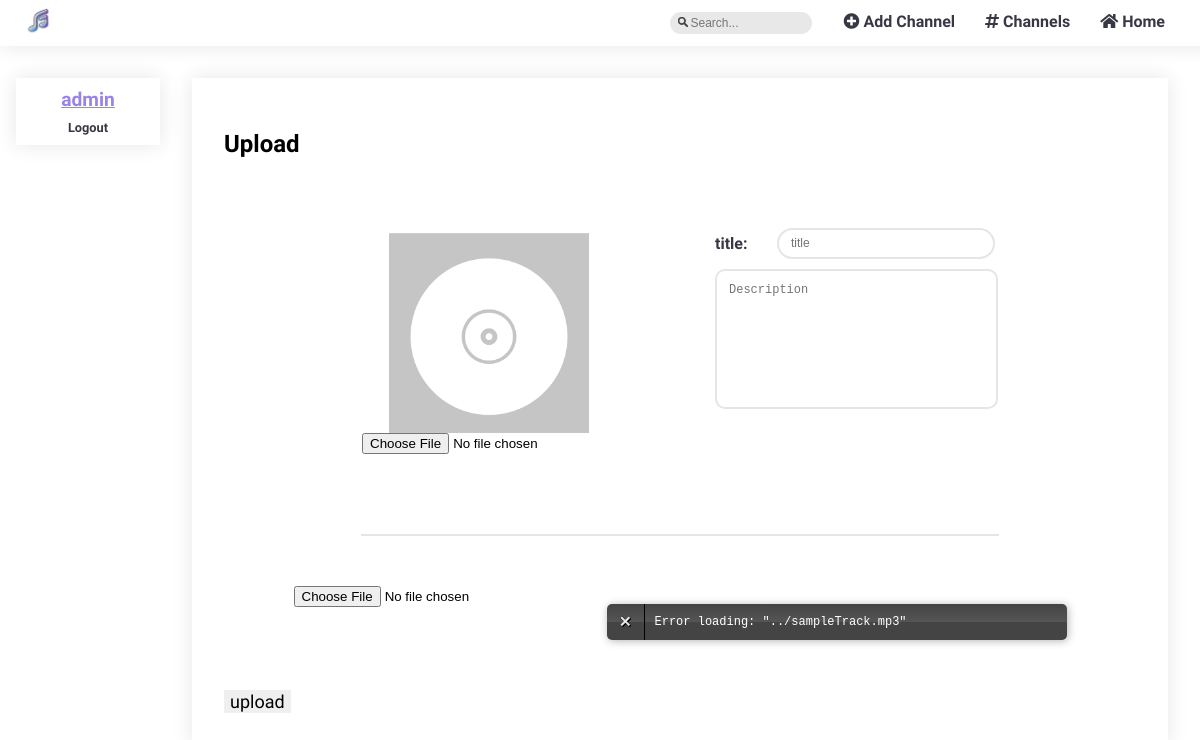
/pages/upload.php?user=admin (signed in), run on an earlier commit of the app's database.
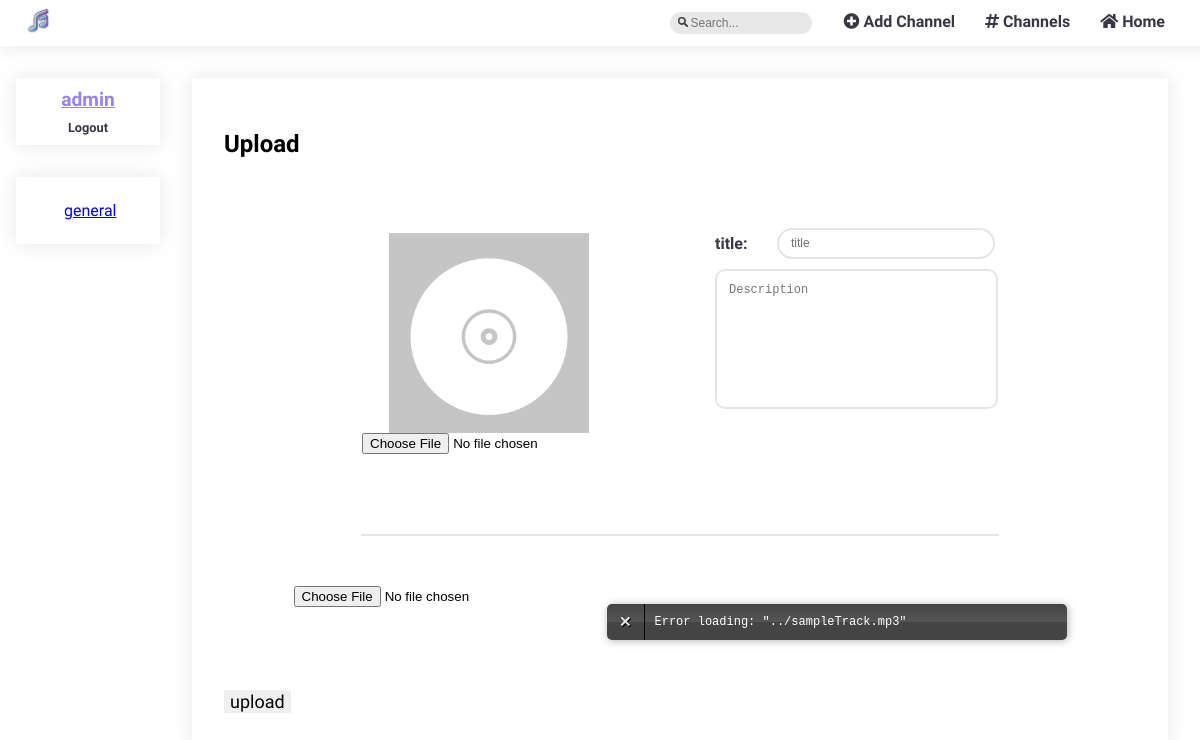
And on a later commit of the database.
### tables this page shows
CREATE TABLE subscribed (
  id INTEGER PRIMARY KEY,
  user VARCHAR REFERENCES users,
  channel VARCHAR REFERENCES channels
);

### database/db_channels.php (called while the page is built, shortened)
<?php
  include('../database/db_connection.php');
  function getSubbedChannels($username) {
    global $db;
    $stmt = $db->prepare('SELECT * FROM subscribed WHERE user = ?');
    $stmt->execute(array($username));
    return $stmt->fetchAll();
  }
?>

### templates/tpl_account.php (the view, shortened to what this page needs)
<?php function draw_sidebar($subbed_channels) {
?>
  <section id="sidebar">
    <?php
      draw_sidebar_login();
      draw_sidebar_subs($subbed_channels);
    ?>
  </section>
<?php } ?>
<?php function draw_sidebar_login() {
  if (isset($_SESSION['username']))
  {
    $username = $_SESSION['username'];?>
    <section id="sidebar_login">
        <a href="../pages/edit_profile.php?user=<?= $username ?>"><?= $username ?></a>
        <div><a href="../actions/action_logout.php">Logout</a></div>
    </section>
    <?php }
} ?>
<?php function draw_sidebar_subs($subbed_channels) {
  if (isset($_SESSION['username']) && !empty($subbed_channels)) {
    ?>
    <section id="sidebar_subs">
      <ul>
        <?php
          foreach($subbed_channels as $subbed_channel) { ?>
            <li>
              <a href="../pages/channel_page.php?channel=<?= $subbed_channel['channel'] ?>"><?= $subbed_channel['channel'] ?></a>
            </li>
        <?php }
        ?>
      </ul>
    </section>
<?php }
}?>

### pages/upload.php (shortened to what this page needs)
<?php
    include_once('../database/db_channels.php');
    include_once('../templates/tpl_common.php');
    include_once('../templates/tpl_account.php');
    include_once('../templates/tpl_upload.php');
    $username = $_GET['user'];
    $userdata = getUserData($username);
    if(!empty($userdata))
    {
        draw_header($username);
        $subbed_channels = getSubbedChannels($username);
        draw_sidebar($subbed_channels);
    }
    else
    {
        draw_header(null);
        draw_sidebar(null);
    }
    draw_upload();
   draw_footer();
?>

### templates/tpl_common.php (shortened to what this page needs)
<?php function draw_header($username) { ?>
  <!DOCTYPE html>
  <html>
    <head>
      <link rel="stylesheet" href="../css/style.css">
      <link rel="stylesheet" href="https://use.fontawesome.com/releases/v5.3.1/css/all.css">
    </head>
    <body>
      <div class = "navBar">
        <nav class="tabs">
          <ul>
            <li><a href="../pages/mainpage.php"><i class="fas fa-home"></i> Home</a></li>
            <li><a href="../pages/channels_list.php"><i class="fas fa-hashtag"></i> Channels</a></li>
            <?php if ($username != NULL) { ?>
              <li><a href="../pages/add_channel.php?username=<?= $username ?>"><i class="fas fa-plus-circle"></i> Add Channel</a></li>
            <?php } ?>
          </ul>
          <form method="get" action="../pages/search.php">
            <label><input type="text" name="search" class="inputField" placeholder="Search..." required></label>
          </form>
        </nav>
        <img src= "../img/logo.png" height="40" width="40"/>
      </div>
<?php } ?>
<?php function draw_footer() {  ?>
  </body>
</html>
<?php } ?>

### templates/tpl_upload.php (shortened to what this page needs)
<?php
 function draw_upload() {
 ?>
  <section id="upload">
        <div id="h1upload"><h1> Upload</h1></div>
        <form action="../actions/action_upload_story.php" method="POST" enctype="multipart/form-data">
            <div id=uploadInfo>
                <div id = "uploadFile">
                    <img id="uploadedImage" src= "../img/templatetrackcover.png" height="200" width="200"/>
                        <input type="file" name="image" id="image" onchange="onImageSelected(event)"/>
                </div>
                <div id="infoBlock">
                    <label class="inputLabel">title:
                        <input class="inputField" type="text" name="title" placeholder="title" autocomplete="new-username" required>
                    </label>
                    <textarea class="inputField" rows="8" cols="50" name="description" placeholder="Description" required></textarea>
                </div>
            </div>
            <hr>
            <div id = "uploadInfo">
                    <input type="file" name="track" id="track" onchange="onTrackSelected(event)"/>
                <div id="audiojs">
                </div>
            </div>
            <span id="save"><input type="submit" value="upload" /></span>
        </form>
   </section>
<?php } ?>

### css/style.css (style rules this page uses)
body { margin: 0 0; display: grid; grid-template-columns: 10em 7fr; grid-template-rows: 1fr auto; overflow-x: hidden; --bg-color: white; --font-color: #373843; --search-background-color: #e8e8e8; --error-color: rgba(231, 159, 159, 0.829); --success-color:rgba(159, 231, 163, 0.829); --link-color: rgb(153, 131, 233); --font-hover-color: white; --box-shadow-color: rgba(0,0,0,0.1); --grad-start-color: rgb(131, 193, 233); --grad-end-color: #A46BE5; --washed-out-blue:rgba(156, 192, 233, 0.781); --font: 'Abel'; font-family: var(--font), sans-serif; }
.inputField { color:var(--font-color); border: 2px solid var(--box-shadow-color); border-radius:50px; font-size: 12px; padding-left:12px !important; background: none; }
hr { border: 0; clear:both; display:block; width: 70%; background-color:var(--box-shadow-color); height: 2px; margin:0.5em auto 0.5em auto; }
.navBar { grid-area: 1 / 1 / span 1 / span 2; }
.navBar img { position: fixed; top: 0; left: 0; padding-left: 20px; }
.tabs { width: 100%; float: left; padding: 12px; background-color: var(--bg-color); box-shadow:0px 0px 20px var(--box-shadow-color); }
.tabs form { float: right; margin-right: 1em; }
.tabs form input { height: 20px; width:120px; background-image: url('../img/searchiscon.png'); background-repeat: no-repeat; background-position: 8px 5px; background-size: 10px 10px; background-color: var(--search-background-color); border:none; padding-left:20px !important; }
.tabs form label { color: var(--font-color); }
.tabs ul { list-style: none; margin: 0 auto; margin: 0em 2em; }
.tabs li { float: right; }
.tabs li a { padding: 8px 15px; text-decoration: none; font-weight: bold; color: var(--font-color); }
#sidebar_login { margin-left: 1em; margin-top: 2em; padding: 0.5em; grid-area: 2 / 1 / span 1 / span 1; box-shadow:0px 0px 20px var(--box-shadow-color); display: flex; flex-direction: column; }
#sidebar_login div { display: flex; }
#sidebar_login div a { justify-self: center; font-family: var(--font), sans-serif; font-weight: bold; font-size: 0.8em; text-decoration: none; color: var(--font-color); margin: 0.5em auto auto auto; padding: 0.1em; }
#sidebar_login > a { justify-self: center; font-family: var(--font), sans-serif; font-weight: bold; font-size: 1.2em; color: var(--link-color); margin: auto; padding: 0.1em; }
#sidebar_subs { margin-left: 1em; margin-top: 2em; padding: 0.5em; grid-area: 2 / 1 / span 1 / span 1; box-shadow:0px 0px 20px var(--box-shadow-color); display: flex; flex-direction: column; }
#sidebar_subs ul { list-style-type: none; list-style: none; }
#upload { margin: 2em 2em 2em 2em; padding: 2em; grid-area: 2 / 2 / span 1 / span 1; box-shadow:0px 0px 20px var(--box-shadow-color); display: flex; flex-direction: column; justify-content: center; }
#uploadInfo { display: flex; flex-direction: row; margin: 50px auto; justify-content: center; }
#infoBlock input { width:100px; height:25px; width:200px; margin-left:12px; }
#uploadFile { margin:0 100px 30px 0; }
#uploadFile { display: flex; flex-direction: column; align-items: center; margin-top:5px; }
.inputLabel { width:280px; display: flex; flex-direction: row; justify-content: space-between ; align-items: center; font-weight: bold; color:var(--font-color); margin-bottom: 10px; }
#upload img { position: relative; padding-left:0px; }
textarea { resize: none; border-radius:10px !important; padding: 12px; width:255px; }
#save { margin-top:3em; }
#upload input[value="upload"] { border:none; font: var(--font); font-size: 18px; }

What changed in the data, as far as the page shows it:
added subscribed: channel "general"
